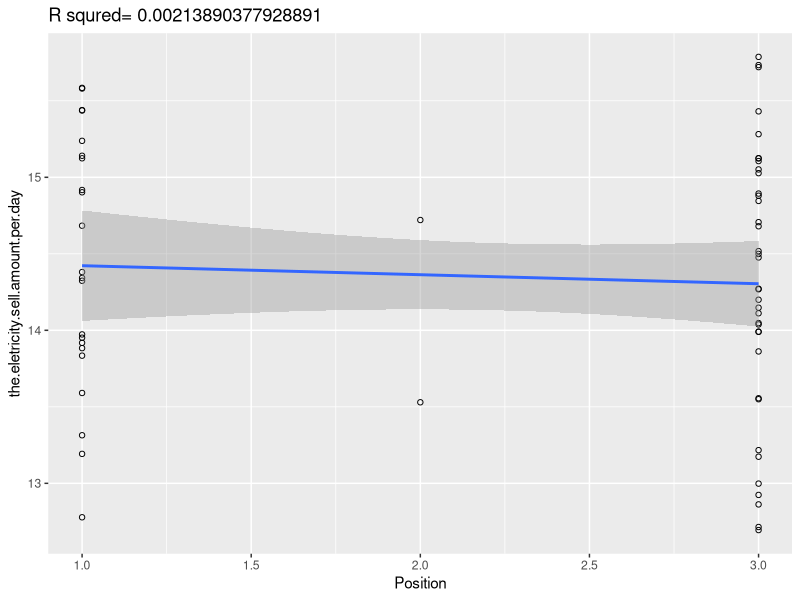
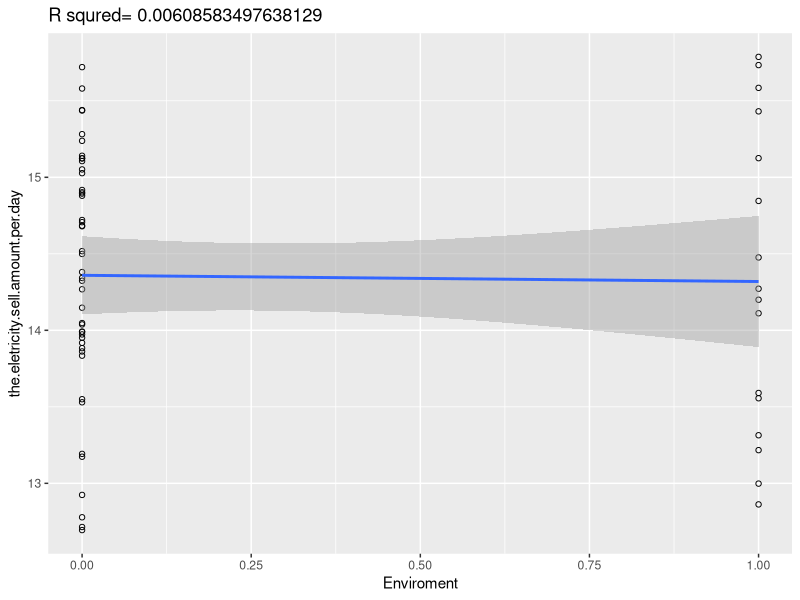
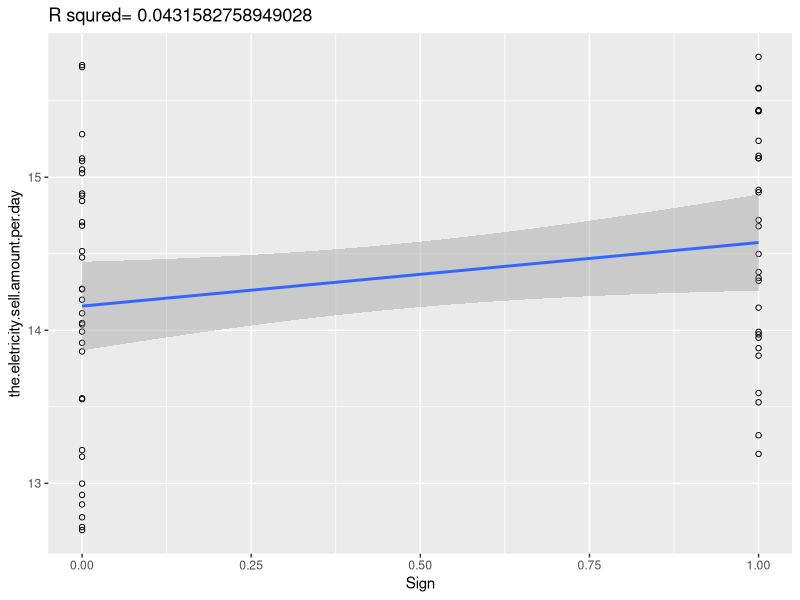
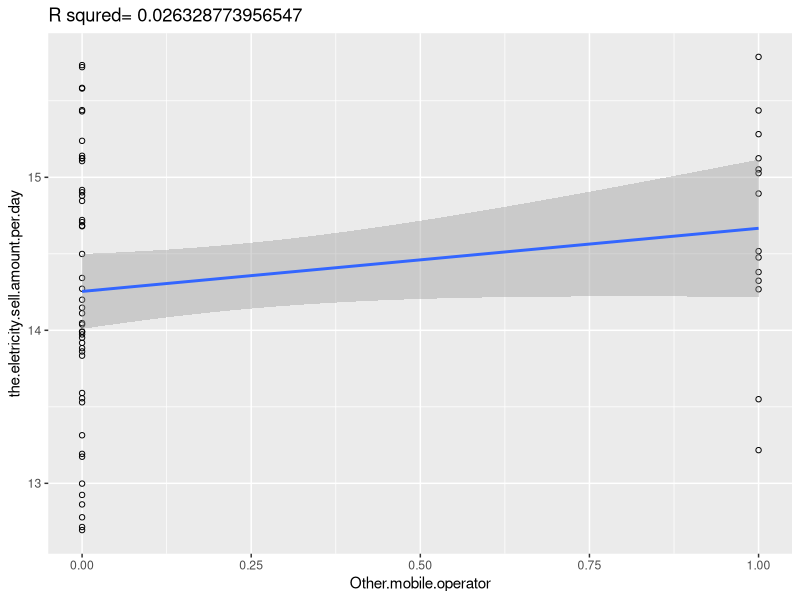
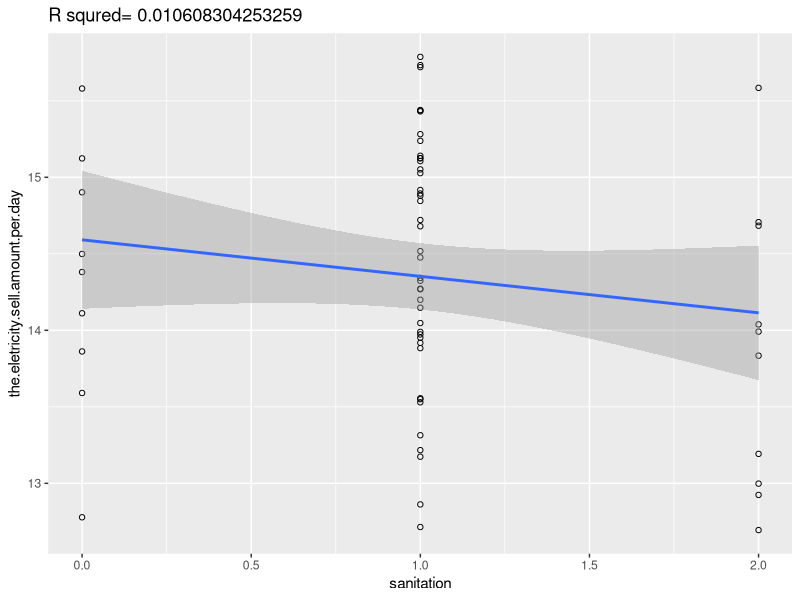
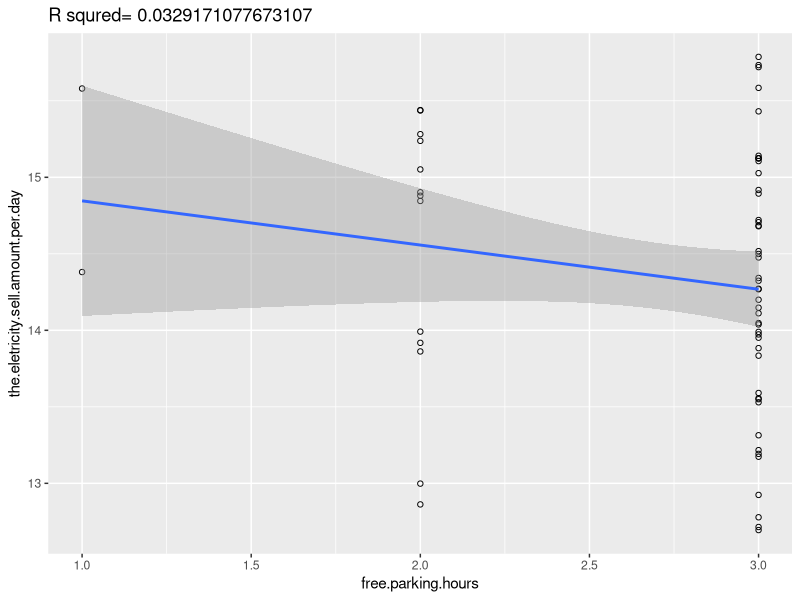
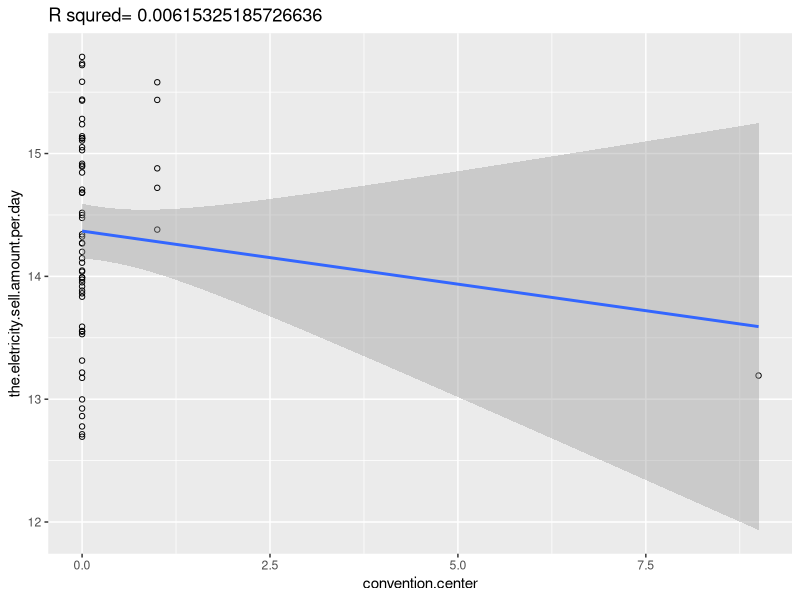
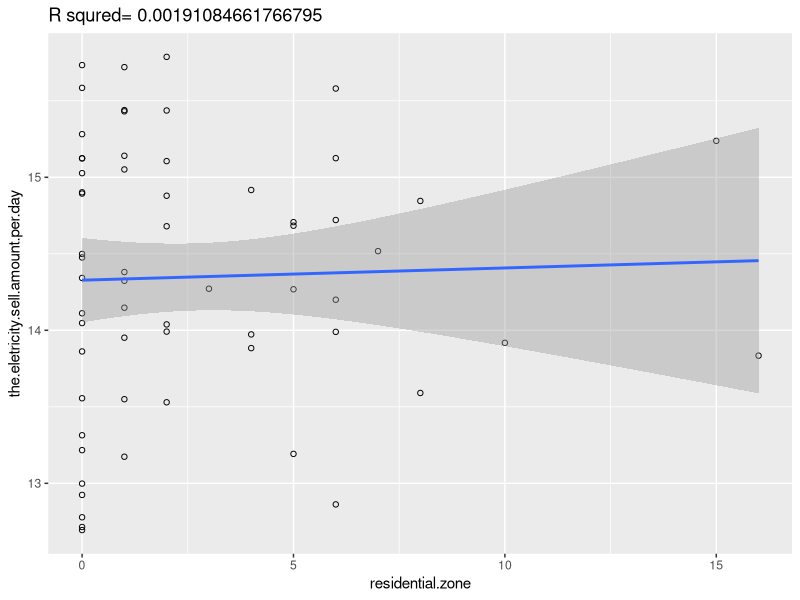

These figures' R source, in order:
library(ggplot2)
this.dir <- dirname(parent.frame(2)$ofile)
setwd(this.dir)
df=read.csv("mcmcforstudent.csv")
df = subset(df, select = -c(Convience,Nightime,China.Mobile,
                            China.United.Network,China.Telecommunications.Corporation) )#Single value
df = subset(df, select = -c(Daytime,theater) )#Single value
X=df[c(2:23)]
Y=df[24]
df[24]=log(df[24])
logy=log(Y)
col=colnames(X)
for (i in col)
{
  temp=ggplot(df,aes_string(x=i, y="the.eletricity.sell.amount.per.day")) +
  geom_point(shape=1) +    #
  geom_smooth(method=lm)
  fit=lm(Y$the.eletricity.sell.amount.per.day~X[[i]])
  temp=temp+labs(title=paste("R squred=",(summary(fit))$r.squared))
  ggsave(paste(i,"log.png"), plot = last_plot(),path = "./plot/",units='cm',width = 16, height = 9,dpi=500)
}